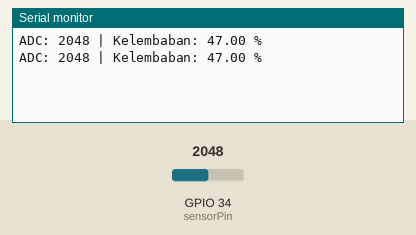
This sketch was run on a simulated ESP32. Shown: the last lines printed to the serial monitor. The test bench sets the inputs (shaded band); at power-on: GPIO 34 (sensorPin) = 2048.

Above: at 1.8 s.
1.9 s: GPIO 34 (sensorPin) set to 2866
At 2.5 s:
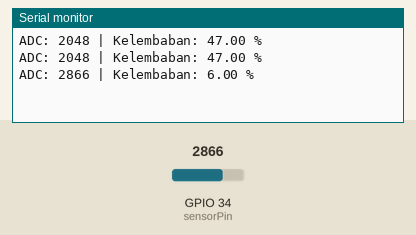
3.4 s: GPIO 34 (sensorPin) set to 3603
At 4.8 s:
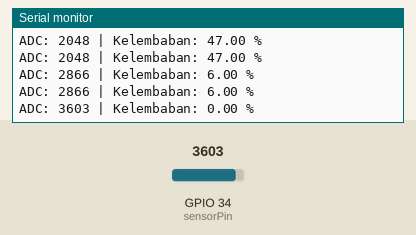
Timing chart, 0 to 6.4 s (numbered marks = the images above; inputs shaded):
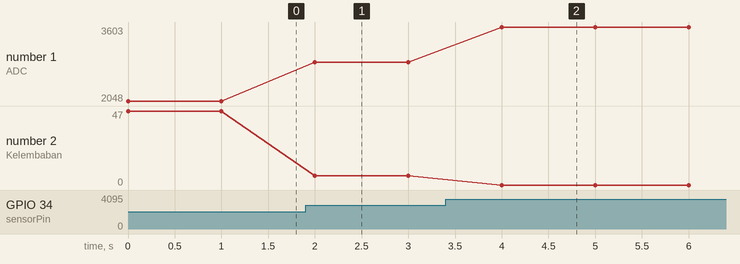

Measured:
- after the input at 1.9 s, the serial monitor: prints a new line after 0.10 s (image 1)
- after the input at 3.4 s, the serial monitor: prints a new line after 0.60 s (image 2)
- plotted number 1: 2048 → 2866 after the input at 1.9 s, 2866 → 3603 after the input at 3.4 s
- plotted number 2: 47 → 6 after the input at 1.9 s, 6 → 0 after the input at 3.4 s

The sketch:

KALIBRASI.ino
```cpp
#define sensorPin 34  // ADC pin untuk sensor
void setup() {
  Serial.begin(115200);
}
void loop() {
  int adcValue = analogRead(sensorPin);  // 0 - 4095
  float kelembaban = map(adcValue, 3000, 1000, 0, 100);
  // 3900 = kering, 1500 = basah (butuh kalibrasi nyata)
  if (kelembaban < 0) kelembaban = 0;
  if (kelembaban > 100) kelembaban = 100;
  Serial.print("ADC: ");
  Serial.print(adcValue);
  Serial.print(" | Kelembaban: ");
  Serial.print(kelembaban);
  Serial.println(" %");
  delay(1000);
}
```
